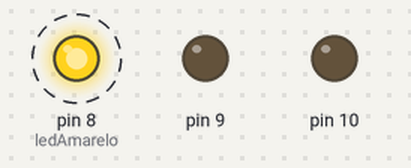
The sketch below on a simulated Arduino Uno, built with avr-gcc and run on an emulated ATmega328P. Shown: output pins drawn as LEDs (lit = HIGH). Dashed ring = blinking.

Above: at 1.2 s.
Timing chart, 0 to 4.0 s (numbered marks = the images above):
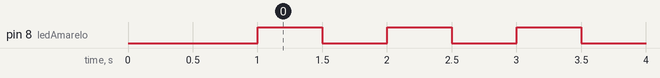

Measured:
- by itself, pin 8 (ledAmarelo): alternates HIGH for 0.50 s and LOW for 0.50 s

The sketch:

Led_07-02.ino
```cpp
//Declaração das variáveis que representam os pinos dos leds
int ledAmarelo = 8;
int ledVermelho = 9;
int ledVerde = 10;

    void setup() {
 //Definindo os tipos dos pinos
 pinMode (8, OUTPUT);
 pinMode(9, OUTPUT);
 pinMode(10, OUTPUT);

delay(1000);
}

void loop() {
 digitalWrite(ledAmarelo, HIGH);
 delay(500);
 digitalWrite(ledAmarelo, LOW);
 delay(500);
}
```
